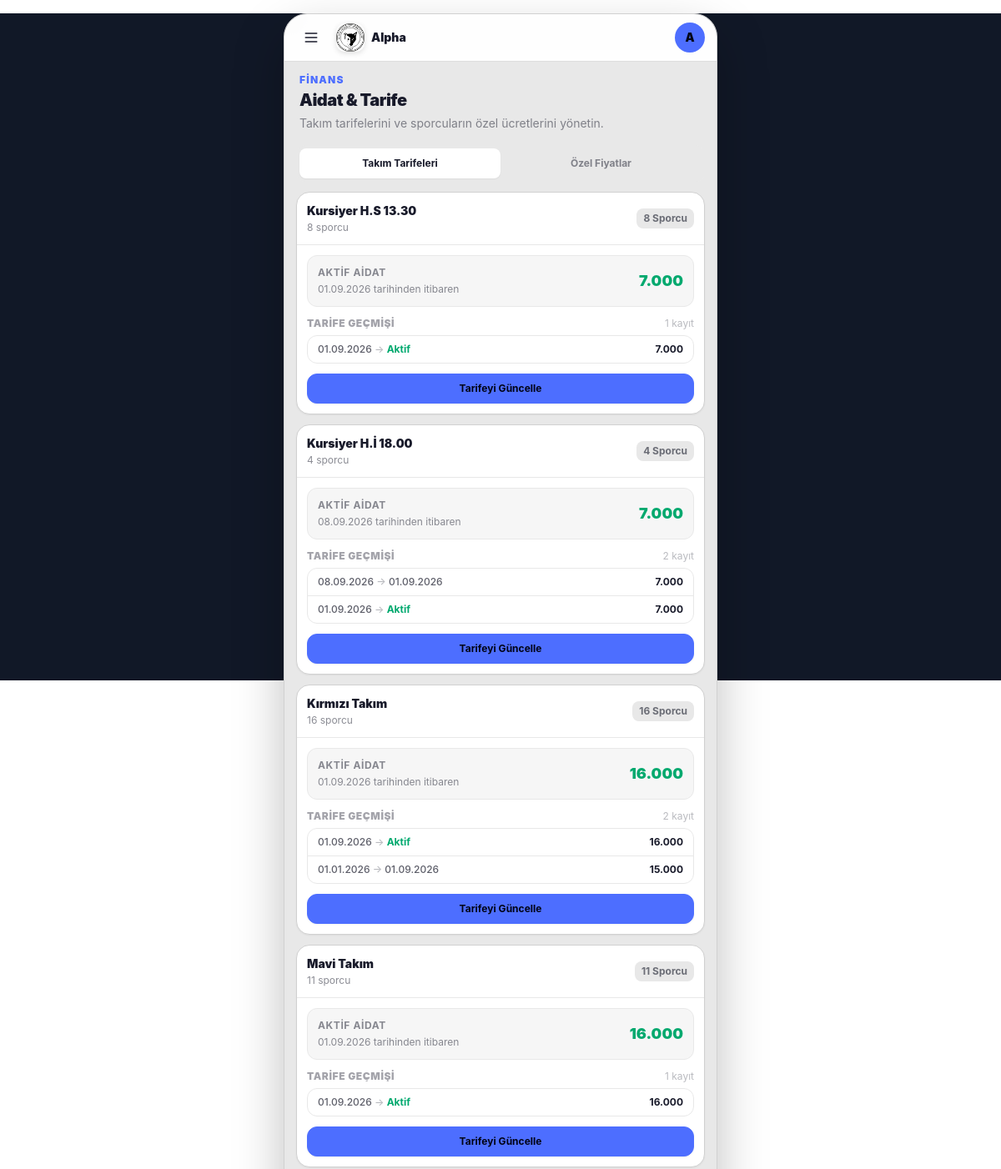
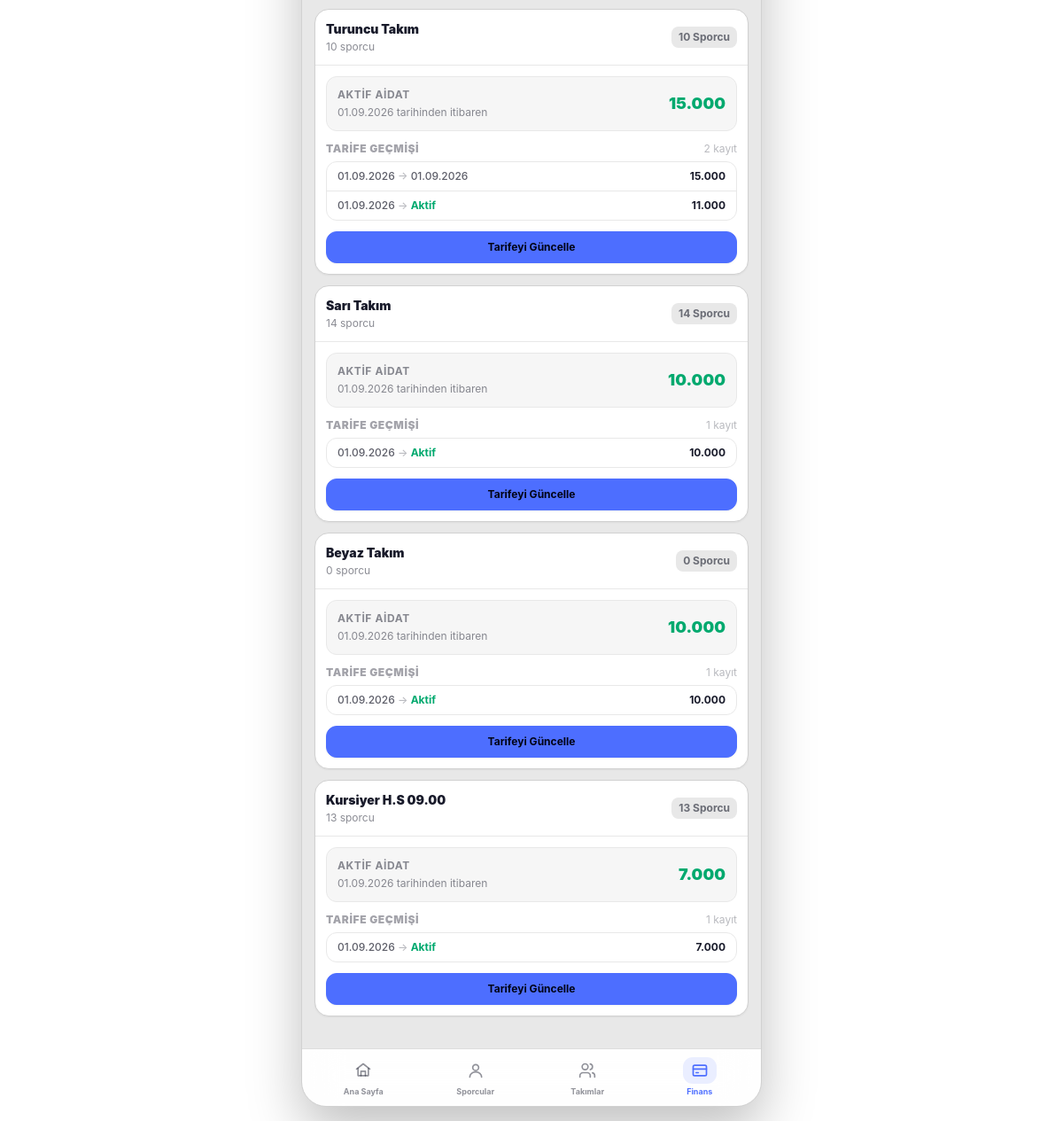
The app's page /finance/fee-management/ (signed in) with its own data (2 pictures, top to bottom).
### users/models.py (models this page shows, shortened)
class User(AbstractUser):
    class Role(models.TextChoices):
        PARENT = 'parent', 'Veli'
        ADMIN = 'admin', 'Yönetici'
        COACH = 'coach', 'Antrenör'
        FINANCE = 'finance', 'Mali İşler'
    email = models.EmailField(unique=True, verbose_name="E-posta Adresi")
    role = models.CharField(
        max_length=20,
        choices=Role.choices,
        default=Role.PARENT,
        verbose_name="Kullanıcı Rolü"
    )
    phone_number = models.CharField(max_length=15, blank=True, null=True, verbose_name="Telefon Numarası")
    tc_identity = models.CharField(max_length=11, blank=True, null=True, verbose_name="T.C. Kimlik No")
    USERNAME_FIELD = 'email'
    REQUIRED_FIELDS = ['username', 'first_name', 'last_name']
    class Meta:
        verbose_name = "Kullanıcı"
        verbose_name_plural = "Kullanıcılar"

### teams/models.py (models this page shows, shortened)
class Team(models.Model):
    name = models.CharField(max_length=100, verbose_name="Takım / Grup Adı")
    description = models.TextField(blank=True, null=True, verbose_name="Açıklama / Yaş Grubu")
    coaches = models.ManyToManyField(
        settings.AUTH_USER_MODEL,
        blank=True,
        limit_choices_to={'role__in': ['coach', 'club_admin']},
        related_name='assigned_teams',
        verbose_name="Sorumlu Antrenörler"
    )
    is_active = models.BooleanField(default=True, verbose_name="Aktif mi?")
    created_at = models.DateTimeField(auto_now_add=True)
    class Meta:
        verbose_name = "Takım"
        verbose_name_plural = "Takımlar"

### finance/models.py (models this page shows)
class TeamFeeHistory(models.Model):
    team = models.ForeignKey(Team, on_delete=models.CASCADE, related_name='fee_histories')
    monthly_fee = models.IntegerField()
    start_date = models.DateField(help_text="Fiyatın geçerli olmaya başladığı tarih")
    end_date = models.DateField(null=True, blank=True, help_text="Boş ise halen geçerlidir")
    class Meta:
        ordering = ['-start_date']

### finance/views.py (the view)
# urls.py: path('fee-management/', views.fee_management, name='fee-management'),
@login_required
def fee_management(request):
    teams = Team.objects.annotate(athlete_count=Count('athletes')).prefetch_related('fee_histories')
    athletes = Athlete.objects.filter(is_active=True, custom_fee__isnull=False).select_related('team')
    context = {
        'teams': teams,
        'athletes': athletes,
        'today': date.today(),
    }
    return render(request, 'finance/fee_management.html', context)

### templates/finance/fee_management.html (shortened to what this page needs)
{% extends "base.html" %}
{% block content %}
<div class="w-full space-y-4">
    <header class="px-1">
        <p class="text-[10px] font-black uppercase tracking-widest text-primary">
            Finans
        </p>
        <h1 class="mt-0.5 text-xl font-black tracking-tight text-base-content">
            Aidat & Tarife
        </h1>
        <p class="mt-1 text-xs text-base-content/50">
            Takım tarifelerini ve sporcuların özel ücretlerini yönetin.
        </p>
    </header>
    <div>
        <div class="flex w-full rounded-xl bg-base-200 p-1">
            <button
                type="button"
                data-tab-button="teams"
                onclick="switchFeeTab('teams')"
                class="flex h-9 flex-1 items-center justify-center rounded-lg bg-base-100 px-2 text-[10px] font-bold text-base-content shadow-sm transition-all">
                Takım Tarifeleri
            </button>
            <button
                type="button"
                data-tab-button="athletes"
                onclick="switchFeeTab('athletes')"
                class="flex h-9 flex-1 items-center justify-center rounded-lg px-2 text-[10px] font-bold text-base-content/50 transition-all">
                Özel Fiyatlar
            </button>
        </div>
        <div
            id="fee-tab-teams"
            class="mt-3 space-y-3">
            {% for team in teams %}
            <section class="overflow-hidden rounded-2xl border border-base-300 bg-base-100 shadow-sm">
                <div class="flex items-center justify-between gap-3 border-b border-base-200 p-3">
                    <div class="min-w-0">
                        <h2 class="truncate text-sm font-black text-base-content">
                            {{ team.name }}
                        </h2>
                        <p class="mt-0.5 text-[10px] text-base-content/50">
                            {{ team.athlete_count }} sporcu
                        </p>
                    </div>
                    <span class="shrink-0 rounded-lg bg-base-200 px-2 py-1 text-[9px] font-bold text-base-content/60">
                        {{ team.athlete_count }} Sporcu
                    </span>
                </div>
                <div class="p-3">
                    {% with team.fee_histories.first as active_fee %}
                    <div class="rounded-xl border border-base-200 bg-base-200/40 p-3">
                        <div class="flex items-center justify-between gap-3">
                            <div class="min-w-0">
                                <p class="text-[9px] font-bold uppercase tracking-wider text-base-content/50">
                                    Aktif Aidat
                                </p>
                                {% if active_fee %}
                                <p class="mt-1 text-[10px] text-base-content/50">
                                    {{ active_fee.start_date|date:"d.m.Y" }} tarihinden itibaren
                                </p>
                                {% else %}
                                <p class="mt-1 text-[10px] text-error/70">
                                    Tarife tanımlanmamış
                                </p>
                                {% endif %}
                            </div>
                            <div class="shrink-0 text-right">
                                {% if active_fee %}
                                    <span class="text-lg font-black text-success">
                                        {{ active_fee.monthly_fee|floatformat:0 }}
                                    </span>
                                {% else %}
                                    <span class="text-xs font-bold text-base-content/40">
                                        Tanımlanmadı
                                    </span>
                                {% endif %}
                            </div>
                        </div>
                    </div>
                    {% endwith %}
                    <div class="mt-3">
                        <div class="mb-1.5 flex items-center justify-between">
                            <p class="text-[9px] font-black uppercase tracking-wider text-base-content/40">
                                Tarife Geçmişi
                            </p>
                            <span class="text-[9px] text-base-content/30">
                                {{ team.fee_histories.all|length }} kayıt
                            </span>
                        </div>
                        <div class="overflow-hidden rounded-xl border border-base-200">
                            {% for history in team.fee_histories.all %}
                            <div class="flex items-center justify-between gap-2 border-b border-base-200 px-3 py-2 last:border-0">
                                <div class="min-w-0">
                                    <p class="text-[10px] font-medium text-base-content/70">
                                        {{ history.start_date|date:"d.m.Y" }}
                                        <span class="text-base-content/30">→</span>
                                        {% if history.end_date %}
                                            {{ history.end_date|date:"d.m.Y" }}
                                        {% else %}
                                            <span class="font-bold text-success">
                                                Aktif
                                            </span>
                                        {% endif %}
                                    </p>
                                </div>
                                <span class="shrink-0 text-[10px] font-bold text-base-content">
                                    {{ history.monthly_fee|floatformat:0 }}
                                </span>
                            </div>
                            {% empty %}
                            <div class="px-3 py-3 text-center">
                                <p class="text-[10px] text-base-content/40">
                                    Geçmiş tarife bulunmuyor.
                                </p>
                            </div>
                            {% endfor %}
                        </div>
                    </div>
                    <button
                        type="button"
                        onclick="document.getElementById('modal-team-{{ team.id }}').showModal()"
                        class="btn btn-primary mt-3 h-9 min-h-0 w-full rounded-xl text-[10px] font-bold">
                        Tarifeyi Güncelle
                    </button>
                </div>
            </section>
            {% endfor %}
        </div>
    </div>
</div>
{% endblock %}

### templates/base.html (shortened to what this page needs)
<!DOCTYPE html>
<html lang="tr" data-theme="corporate">
<head>
    <link
        href="https://cdn.jsdelivr.net/npm/daisyui@4.12.10/dist/full.min.css"
        rel="stylesheet"
        type="text/css"
    >
    <script src="https://cdn.tailwindcss.com"></script>
</head>
<body
    class="select-none antialiased"
    hx-headers='{"X-CSRFToken": "{{ csrf_token }}"}'
>
<div class="app">
    <header class="app-header">
        <div class="header-inner">
            <div class="flex min-w-0 items-center">
                <div class="dropdown">
                    <label
                        tabindex="0"
                        class="header-button cursor-pointer"
                        aria-label="Menüyü aç"
                    >
                        <svg
                            class="h-5 w-5"
                            viewBox="0 0 24 24"
                            fill="none"
                            stroke="currentColor"
                            stroke-width="2"
                            stroke-linecap="round"
                        >
                            <path d="M4 6h16"/>
                            <path d="M4 12h16"/>
                            <path d="M4 18h16"/>
                        </svg>
                    </label>
                </div>
                <a
                    href="{% url 'dashboard-index' %}"
                    class="ml-1 flex min-w-0 items-center gap-2 px-1.5"
                >
                    <img
                        src="/media/logos/fk1.png"
                        alt="Spor Kulübü"
                        class="app-logo"
                    >
                    <span class="truncate text-sm font-black">
                        Alpha
                    </span>
                </a>
            </div>
            <div class="dropdown dropdown-end">
                <label
                    tabindex="0"
                    class="
                        header-button
                        avatar
                        placeholder
                        cursor-pointer
                    "
                    aria-label="Kullanıcı menüsü"
                >
                    <div
                        class="
                            w-9
                            rounded-full
                            bg-primary
                            text-xs
                            font-black
                            text-primary-content
                        "
                    >
                        <span>
                            {{request.user.first_name|first|default:request.user.username|first|upper}}
                        </span>
                    </div>
                </label>
            </div>
        </div>
    </header>
    <main class="app-content">
        {% block content %}
        {% endblock %}
    </main>
<nav class="bottom-nav">
    <div class="bottom-nav-inner">
        <a
            href="{% url 'dashboard-index' %}"
            class="
                bottom-nav-item
            "
        >
            <span class="nav-icon">
                <svg
                    viewBox="0 0 24 24"
                    fill="none"
                    stroke="currentColor"
                    stroke-width="2"
                    stroke-linecap="round"
                    stroke-linejoin="round"
                >
                    <path d="m3 10 9-7 9 7"/>
                    <path d="M5 9v10h14V9"/>
                    <path d="M9 19v-6h6v6"/>
                </svg>
            </span>
            <span>Ana Sayfa</span>
        </a>
        <a
            href="{% url 'athlete-manage-list' %}"
            class="
                bottom-nav-item
            "
        >
            <span class="nav-icon">
                <svg
                    viewBox="0 0 24 24"
                    fill="none"
                    stroke="currentColor"
                    stroke-width="2"
                    stroke-linecap="round"
                    stroke-linejoin="round"
                >
                    <circle
                        cx="12"
                        cy="8"
                        r="4"
                    />
                    <path
                        d="M4 21c0-4 3.5-7 8-7s8 3 8 7"
                    />
                </svg>
            </span>
            <span>Sporcular</span>
        </a>
        <a
            href="{% url 'team-list' %}"
            class="
                bottom-nav-item
            "
        >
            <span class="nav-icon">
                <svg
                    viewBox="0 0 24 24"
                    fill="none"
                    stroke="currentColor"
                    stroke-width="2"
                    stroke-linecap="round"
                    stroke-linejoin="round"
                >
                    <path d="M16 21v-2a4 4 0 0 0-4-4H6a4 4 0 0 0-4 4v2"/>
                    <circle
                        cx="9"
                        cy="7"
                        r="4"
                    />
                    <path d="M22 21v-2a4 4 0 0 0-3-3.87"/>
                    <path d="M16 3.13a4 4 0 0 1 0 7.75"/>
                </svg>
            </span>
            <span>Takımlar</span>
        </a>
        <a
            href="{% url 'finance-dashboard' %}"
            class="
                bottom-nav-item
                {% if request.resolver_match.url_name == 'finance-dashboard' or 'expense' in request.resolver_match.url_name or 'regular-expense' in request.resolver_match.url_name or 'fee-management' in request.resolver_match.url_name %}
                    active
                {% endif %}
            "
        >
            <span class="nav-icon">
                <svg
                    viewBox="0 0 24 24"
                    fill="none"
                    stroke="currentColor"
                    stroke-width="2"
                    stroke-linecap="round"
                    stroke-linejoin="round"
                >
                    <rect
                        x="3"
                        y="5"
                        width="18"
                        height="14"
                        rx="2"
                    />
                    <path d="M3 10h18"/>
                    <path d="M7 15h3"/>
                </svg>
            </span>
            <span>Finans</span>
        </a>
    </div>
</nav>
</div>
</body>
</html>

### records on screen
User: user.first_name|first "A"
Team: name "Kursiyer H.S 13.30", athlete_count "8", fee_histories.first.start_date "01.09.2026", fee_histories.first.monthly_fee "7.000", fee_histories.all|length "1"
TeamFeeHistory: start_date "01.09.2026", shows "Aktif", monthly_fee "7.000"
Team: name "Kursiyer H.İ 18.00", athlete_count "4", fee_histories.first.start_date "08.09.2026", fee_histories.first.monthly_fee "7.000", fee_histories.all|length "2"
TeamFeeHistory: start_date "08.09.2026", end_date "01.09.2026", monthly_fee "7.000"
TeamFeeHistory: start_date "01.09.2026", shows "Aktif", monthly_fee "7.000"
Team: name "Kırmızı Takım", athlete_count "16", fee_histories.first.start_date "01.09.2026", fee_histories.first.monthly_fee "16.000", fee_histories.all|length "2"
TeamFeeHistory: start_date "01.09.2026", shows "Aktif", monthly_fee "16.000"
TeamFeeHistory: start_date "01.01.2026", end_date "01.09.2026", monthly_fee "15.000"
Team: name "Mavi Takım", athlete_count "11", fee_histories.first.start_date "01.09.2026", fee_histories.first.monthly_fee "16.000", fee_histories.all|length "1"
TeamFeeHistory: start_date "01.09.2026", shows "Aktif", monthly_fee "16.000"
Team: name "Turuncu Takım", athlete_count "10", fee_histories.first.start_date "01.09.2026", fee_histories.first.monthly_fee "15.000", fee_histories.all|length "2"
TeamFeeHistory: start_date "01.09.2026", end_date "01.09.2026", monthly_fee "15.000"
TeamFeeHistory: start_date "01.09.2026", shows "Aktif", monthly_fee "11.000"
Team: name "Sarı Takım", athlete_count "14", fee_histories.first.start_date "01.09.2026", fee_histories.first.monthly_fee "10.000", fee_histories.all|length "1"
TeamFeeHistory: start_date "01.09.2026", shows "Aktif", monthly_fee "10.000"
Team: name "Beyaz Takım", athlete_count "0", fee_histories.first.start_date "01.09.2026", fee_histories.first.monthly_fee "10.000", fee_histories.all|length "1"
TeamFeeHistory: start_date "01.09.2026", shows "Aktif", monthly_fee "10.000"
Team: name "Kursiyer H.S 09.00", athlete_count "13", fee_histories.first.start_date "01.09.2026", fee_histories.first.monthly_fee "7.000", fee_histories.all|length "1"
TeamFeeHistory: start_date "01.09.2026", shows "Aktif", monthly_fee "7.000"
